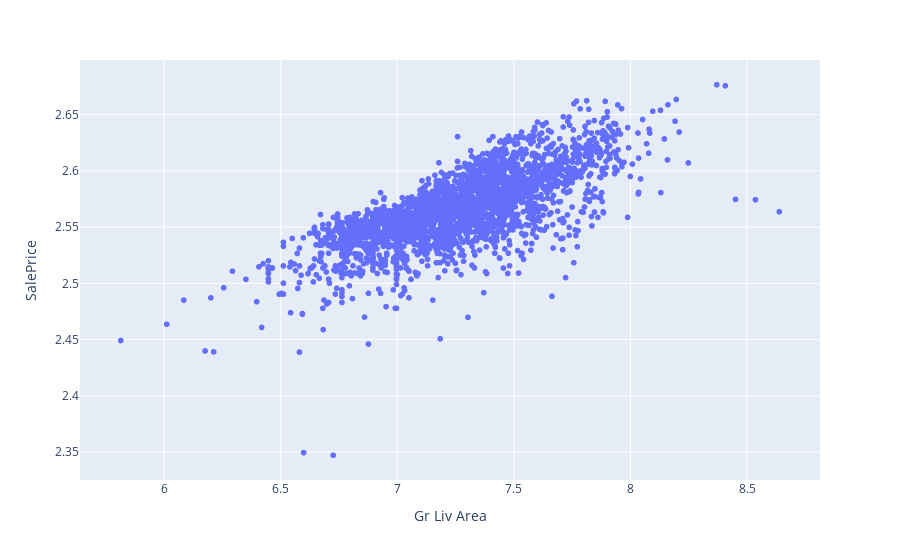

The notebook cell this image was saved under:
### Code cell
#Strong linear relationship between living area and saleprice
fig = px.scatter(df_train, x='Gr Liv Area', y='SalePrice')
fig.show()

### Figure 1 — Plotly figure (JSON) as saved in the notebook; plotly's stock layout.template omitted (floating-point values rounded to 4 significant figures; data arrays with more than 128 entries replaced by an {"elided": "..."} marker saying what was removed)
{"data": [{"hovertemplate": "Gr Liv Area=%{x}<br>SalePrice=%{y}<extra></extra>", "legendgroup": "", "marker": {"color": "#636efa", "symbol": "circle"}, "mode": "markers", "name": "", "showlegend": false, "type": "scattergl", "x": {"elided": "2930 float values"}, "xaxis": "x", "y": {"elided": "2930 float values"}, "yaxis": "y"}], "layout": {"autosize": true, "legend": {"tracegroupgap": 0}, "margin": {"t": 60}, "xaxis": {"anchor": "y", "autorange": true, "domain": [0, 1], "range": [5.646, 8.806], "title": {"text": "Gr Liv Area"}, "type": "linear"}, "yaxis": {"anchor": "x", "autorange": true, "domain": [0, 1], "range": [2.324, 2.7], "title": {"text": "SalePrice"}, "type": "linear"}}}
